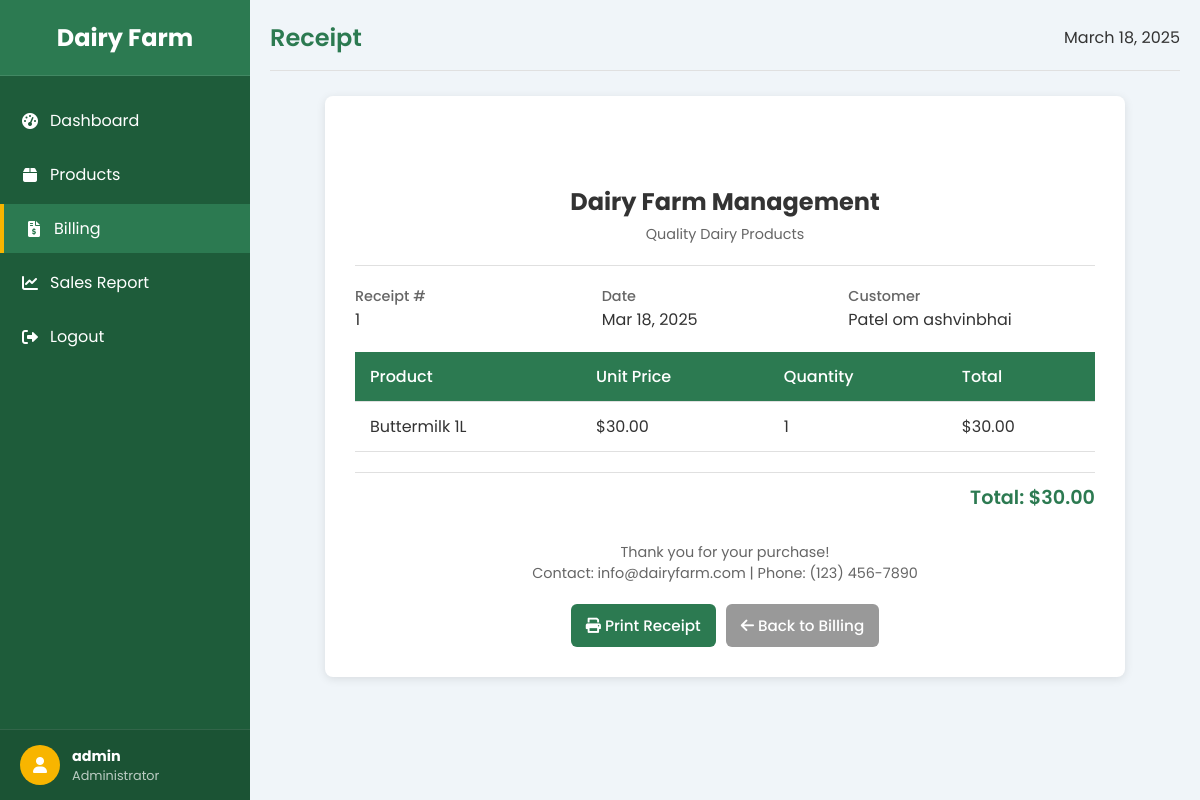
/receipt.php?bill_id=1 (signed in), run on the app's committed database.
### tables this page shows
CREATE TABLE `sales` (
  `bill_id` int(11) NOT NULL,
  `product_id` int(11) NOT NULL,
  `quantity` int(11) NOT NULL,
  `total` decimal(10,2) NOT NULL,
  `date` datetime DEFAULT current_timestamp(),
  `customer_name` varchar(100) DEFAULT NULL,
  `customer_phone` varchar(15) DEFAULT NULL,
  `customer_city` varchar(100) DEFAULT NULL
);

CREATE TABLE `products` (
  `product_id` int(11) NOT NULL,
  `name` varchar(100) NOT NULL,
  `price` decimal(10,2) NOT NULL,
  `quantity` int(11) NOT NULL DEFAULT 0,
  `description` text DEFAULT NULL,
  `created_at` timestamp NOT NULL DEFAULT current_timestamp(),
  `updated_at` timestamp NOT NULL DEFAULT current_timestamp() ON UPDATE current_timestamp()
);

### receipt.php (the view, shortened to what this page needs)
<?php
include('db.php');
$bill_id = $_GET['bill_id'];
$query = "SELECT s.*, p.name as product_name, p.price as unit_price
          FROM sales s
          LEFT JOIN products p ON s.product_id = p.product_id
          WHERE s.bill_id = $bill_id";
$result = mysqli_query($conn, $query);
$sale = mysqli_fetch_assoc($result);
?>
<!DOCTYPE html>
<html lang="en">
<head>
    <link rel="stylesheet" href="https://cdnjs.cloudflare.com/ajax/libs/font-awesome/6.0.0/css/all.min.css">
    <link rel="stylesheet" href="style.css">
</head>
<body>
    <div class="sidebar" id="sidebar">
        <div class="sidebar-header">
            <h3 class="sidebar-brand">Dairy Farm</h3>
        </div>
        <ul class="sidebar-nav">
            <li>
                <a href="dashboard.php">
                    <i class="fas fa-tachometer-alt"></i> Dashboard
                </a>
            </li>
            <li>
                <a href="product_manage.php">
                    <i class="fas fa-box"></i> Products
                </a>
            </li>
            <li>
                <a href="billing.php" class="active">
                    <i class="fas fa-file-invoice-dollar"></i> Billing
                </a>
            </li>
            <li>
                <a href="sales_report.php">
                    <i class="fas fa-chart-line"></i> Sales Report
                </a>
            </li>
            <li>
                <a href="logout.php">
                    <i class="fas fa-sign-out-alt"></i> Logout
                </a>
            </li>
        </ul>
        <div class="sidebar-user">
            <div class="user-avatar">
                <i class="fas fa-user"></i>
            </div>
            <div class="user-info">
                <div class="user-name"><?php echo $_SESSION['username']; ?></div>
                <div class="user-role">Administrator</div>
            </div>
        </div>
    </div>
    <div class="main-content" id="main-content">
        <div class="page-header no-print">
            <h2 class="page-title">Receipt</h2>
            <div>
                <span><?php echo date('F d, Y'); ?></span>
            </div>
        </div>
        <div class="receipt-container">
            <div class="receipt-header">
                <div class="receipt-logo">
                </div>
                <h2 class="receipt-title">Dairy Farm Management</h2>
                <p class="receipt-subtitle">Quality Dairy Products</p>
            </div>
            <div class="receipt-info">
                <div class="receipt-info-group">
                    <p class="receipt-info-label">Receipt #</p>
                    <p class="receipt-info-value"><?php echo $bill_id; ?></p>
                </div>
                <div class="receipt-info-group">
                    <p class="receipt-info-label">Date</p>
                    <p class="receipt-info-value"><?php echo date('M d, Y', strtotime($sale['date'])); ?></p>
                </div>
                <div class="receipt-info-group">
                    <p class="receipt-info-label">Customer</p>
                    <p class="receipt-info-value"><?php echo $sale['customer_name']; ?></p>
                </div>
            </div>
            <div class="receipt-items">
                <table>
                    <thead>
                        <tr>
                            <th>Product</th>
                            <th>Unit Price</th>
                            <th>Quantity</th>
                            <th>Total</th>
                        </tr>
                    </thead>
                    <tbody>
                        <tr>
                            <td><?php echo $sale['product_name']; ?></td>
                            <td>$<?php echo number_format($sale['unit_price'], 2); ?></td>
                            <td><?php echo $sale['quantity']; ?></td>
                            <td>$<?php echo number_format($sale['total'], 2); ?></td>
                        </tr>
                    </tbody>
                </table>
                <div class="receipt-total">
                    <p>Total: $<?php echo number_format($sale['total'], 2); ?></p>
                </div>
            </div>
            <div class="receipt-footer">
                <p>Thank you for your purchase!</p>
                <p>Contact: info@dairyfarm.com | Phone: (123) 456-7890</p>
            </div>
            <div class="action-buttons no-print">
                <button class="btn btn-primary" onclick="window.print()">
                    <i class="fas fa-print"></i> Print Receipt
                </button>
                <a href="billing.php" class="btn btn-secondary">
                    <i class="fas fa-arrow-left"></i> Back to Billing
                </a>
            </div>
        </div>
    </div>
</body>
</html>

### style.css (style rules this page uses)
:root { --primary-color: #2c7a51; --primary-dark: #1e5c3a; --primary-light: #e8f5ee; --accent-color: #f8b500; --text-dark: #333333; --text-light: #666666; --text-lighter: #999999; --white: #ffffff; --off-white: #f9f9f9; --light-gray: #f0f5f9; --border-color: #e0e0e0; --error-color: #e53935; --success-color: #43a047; }
* { margin: 0; padding: 0; box-sizing: border-box; font-family: 'Poppins', sans-serif; }
body { background-color: var(--light-gray); color: var(--text-dark); margin: 0; padding: 0; display: flex; }
.sidebar { width: 250px; background-color: var(--primary-dark); color: var(--white); height: 100vh; position: fixed; transition: all 0.3s; }
.sidebar-header { padding: 20px; text-align: center; border-bottom: 1px solid rgba(255, 255, 255, 0.1); background-color: var(--primary-color); }
.sidebar-brand { font-size: 1.5rem; font-weight: bold; margin: 0; }
.sidebar-nav { list-style: none; padding: 0; margin: 20px 0; }
.sidebar-nav li { margin-bottom: 5px; }
.sidebar-nav a { display: flex; align-items: center; padding: 12px 20px; color: var(--white); text-decoration: none; transition: all 0.3s; }
.sidebar-nav a.active { background-color: var(--primary-color); color: var(--white); border-left: 4px solid var(--accent-color); }
.sidebar-nav i { margin-right: 10px; width: 20px; text-align: center; }
.sidebar-user { padding: 15px 20px; position: absolute; bottom: 0; width: 100%; box-sizing: border-box; border-top: 1px solid rgba(255, 255, 255, 0.1); display: flex; align-items: center; background-color: rgba(0, 0, 0, 0.1); }
.user-avatar { width: 40px; height: 40px; border-radius: 50%; background-color: var(--accent-color); display: flex; align-items: center; justify-content: center; margin-right: 12px; }
.user-info { flex-grow: 1; }
.user-name { font-weight: bold; font-size: 0.9rem; }
.user-role { font-size: 0.8rem; color: rgba(255, 255, 255, 0.7); }
.main-content { flex: 1; margin-left: 250px; padding: 20px; transition: all 0.3s; }
.page-header { display: flex; justify-content: space-between; align-items: center; margin-bottom: 25px; padding-bottom: 15px; border-bottom: 1px solid var(--border-color); }
.page-title { color: var(--primary-color); margin: 0; font-weight: 600; }
table { width: 100%; border-collapse: collapse; margin-top: 20px; }
th, td { padding: 12px 15px; text-align: left; border-bottom: 1px solid var(--border-color); }
th { background-color: var(--primary-color); color: var(--white); font-weight: 500; }
.btn { display: inline-block; padding: 10px 15px; border: none; border-radius: 6px; font-size: 0.95rem; font-weight: 500; cursor: pointer; transition: all 0.3s; text-decoration: none; }
.btn-primary { background-color: var(--primary-color); color: var(--white); }
.btn-secondary { background-color: var(--text-lighter); color: var(--white); }

### receipt.php (style rules this page uses)
.receipt-container { max-width: 800px; margin: 0 auto; background-color: white; padding: 30px; border-radius: 8px; box-shadow: 0 2px 10px rgba(0, 0, 0, 0.1); }
.receipt-header { text-align: center; margin-bottom: 20px; padding-bottom: 20px; border-bottom: 1px solid var(--border-color); }
.receipt-logo { font-size: 2rem; color: var(--primary-color); margin-bottom: 10px; }
.receipt-title { font-size: 1.5rem; color: var(--text-dark); margin-bottom: 5px; }
.receipt-subtitle { color: var(--text-light); font-size: 0.9rem; }
.receipt-info { display: flex; justify-content: space-between; margin-bottom: 20px; }
.receipt-info-group { flex: 1; }
.receipt-info-label { font-weight: 500; color: var(--text-light); font-size: 0.9rem; }
.receipt-info-value { font-size: 1rem; color: var(--text-dark); }
.receipt-items { margin-bottom: 20px; }
.receipt-total { text-align: right; font-size: 1.2rem; font-weight: 600; color: var(--primary-color); margin-top: 20px; padding-top: 10px; border-top: 1px solid var(--border-color); }
.receipt-footer { text-align: center; margin-top: 30px; color: var(--text-light); font-size: 0.9rem; }
.action-buttons { display: flex; justify-content: center; gap: 10px; margin-top: 20px; }

### data on the page
sales: date "Mar 18, 2025", customer_name "Patel om ashvinbhai", product.name "Buttermilk 1L", product.price "30.00", quantity "1", total "30.00"

### other printed values
$_SESSION['username'] "admin"
$bill_id "1"
